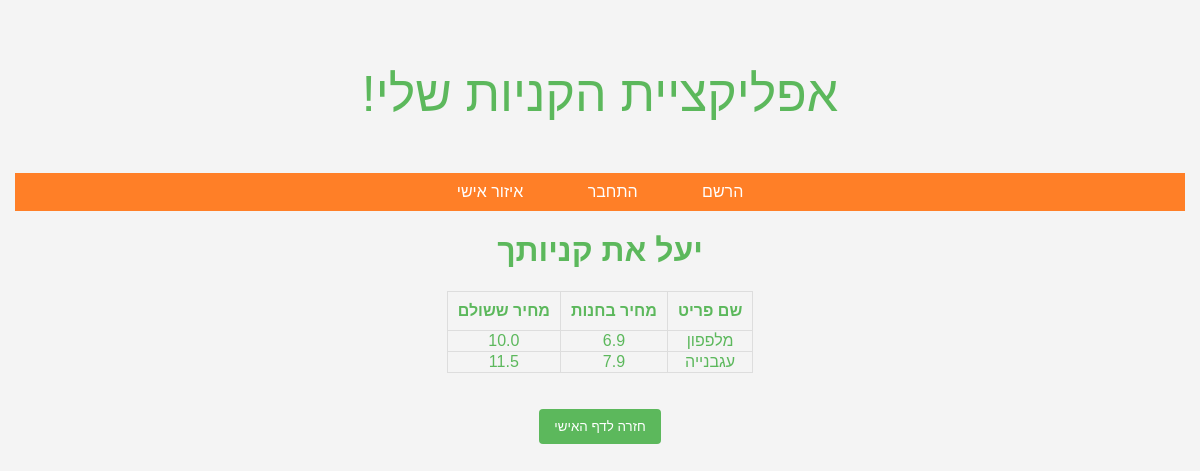
The page /optimize_purchases (signed in) on the database as committed earlier.
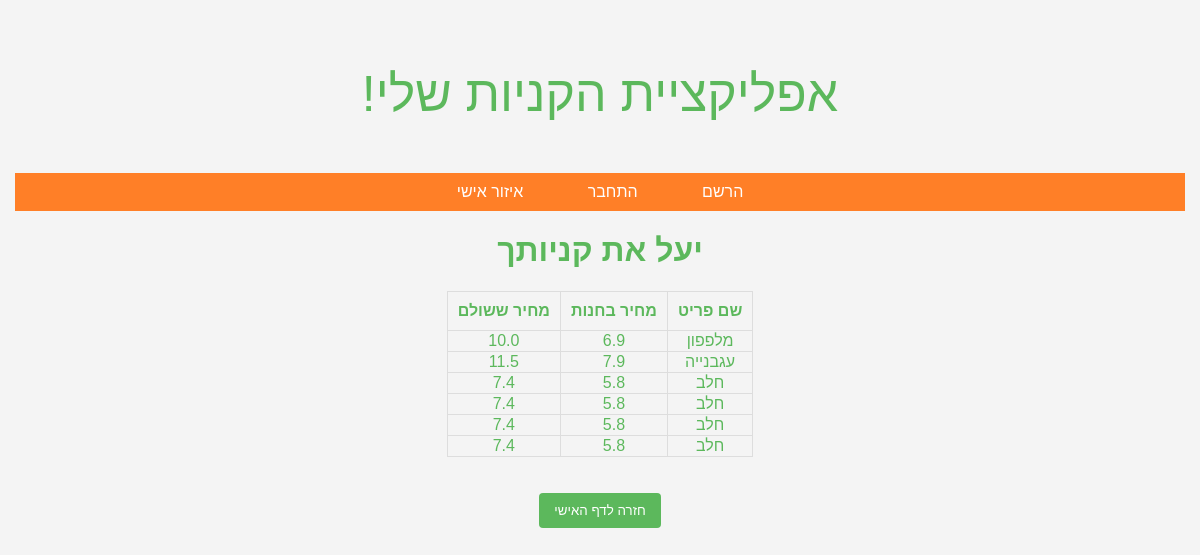
The same page on the database as committed later.
### main.py (models this page shows)
class Purchase(db.Model):
    id = db.Column(db.Integer, primary_key=True, autoincrement=True)
    user_id = db.Column(db.Integer, db.ForeignKey('user.user_id'), nullable=False)
    item_name = db.Column(db.String, nullable=False)
    qty = db.Column(db.Integer, default=0)
    price = db.Column(db.Float, nullable=False)
    category = db.Column(db.String, nullable=False)
    date = db.Column(db.DateTime, nullable=False)

### main.py (the view)
@app.route("/optimize_purchases", methods=["GET"])
@login_required
def optimize_purchases():
    user_id = current_user.user_id
    purchases = Purchase.query.filter_by(user_id=user_id).all()
    with open('templates/Shop.html', 'r',encoding='utf-8') as htmlFile:
        content = htmlFile.read()
        soup = BeautifulSoup(content, 'html.parser')
    products = {}
    for product in soup.findAll('div'):
        name = product.find('h3').text.strip()
        price = float(product.find('p').text.strip().replace(' ש"ח', '').replace(',', '.'))  # המרת מחיר ל-float
        products[name] = price
    optimized_purchases=[]
    for purchase in purchases:
        item_name=purchase.item_name
        price=purchase.price
        if item_name in products:
            shop_price = products[item_name]
            if shop_price < price:
                optimized_purchases.append({
                    'item_name': item_name,
                    'price_paid': price,
                    'shop_price': shop_price
                })
    return render_template("Optimized_purchases.html", optimized_purchases=optimized_purchases)

### main.py (called while the page is built)
@login_manager.user_loader
def load_user(user_id):
    return User.query.get(int(user_id))

### templates/Optimized_purchases.html (shortened to what this page needs)
{% extends 'index.html'  %}
{% block body %}
<h1>יעל את קניותך</h1>
{% if optimized_purchases %}
        <table>
            <thead>
                <tr>
                    <th>מחיר ששולם</th>
                    <th>מחיר בחנות</th>
                     <th>שם פריט</th>
                </tr>
            </thead>
            <tbody>
                {% for purchase in optimized_purchases %}
                <tr>
                    <td>{{ purchase.price_paid }}</td>
                    <td>{{ purchase.shop_price }}</td>
                                <td>{{ purchase.item_name }}</td>
                </tr>
                {% endfor %}
            </tbody>
        </table>
<br>
<br>
    <button onclick="window.location.href='/personal_area'" style="display: block; margin: 0 auto;">חזרה לדף האישי</button>
    {% else %}
        <p>לא נמצאו רכישות אופטימליות</p>
    {% endif %}
{% endblock %}

### templates/index.html (shortened to what this page needs)
<!DOCTYPE html>
<html lang="en">
<head>
<link rel="stylesheet" href="../static/css/index.css">
</head>
<body>
  <p>!אפליקציית הקניות שלי</p>
  <nav>
               <a href="/Register">הרשם</a>
               <a href="/Login">התחבר</a>
         <a href="/personal_area">איזור אישי</a>
  </nav>
   {% block body%}{% endblock %}
</body>
</html>

### static/css/index.css (style rules this page uses)
body { color: #5cb85c; font-family: Arial, sans-serif; background-color: #f4f4f4; margin: 0; padding: 15px; text-align:center; }
h1 { font:220px color: #5cb85c; }
table { margin: 0 auto; border-collapse: collapse; }
button { background-color: #5cb85c; color: white; padding: 10px 15px; border: none; border-radius: 4px; cursor: pointer; margin: 10px 0 ; display: block; }
nav { background-color: #FF7F27; padding: 10px; text-align: center; }
nav a { color: white; text-decoration: none; margin: 0 15px; padding: 10px 15px; }
p { font-size:50px }
th { padding: 10px; text-align: left; }
table { border-collapse: collapse; }
th, td { border: 1px solid #ddd; }

Rows that differ between the two databases and show on the page:
added Purchase: price_paid "7.4", shop_price "5.8", item_name "חלב"
added Purchase: price_paid "7.4", shop_price "5.8", item_name "חלב"
added Purchase: price_paid "7.4", shop_price "5.8", item_name "חלב"
added Purchase: price_paid "7.4", shop_price "5.8", item_name "חלב"
